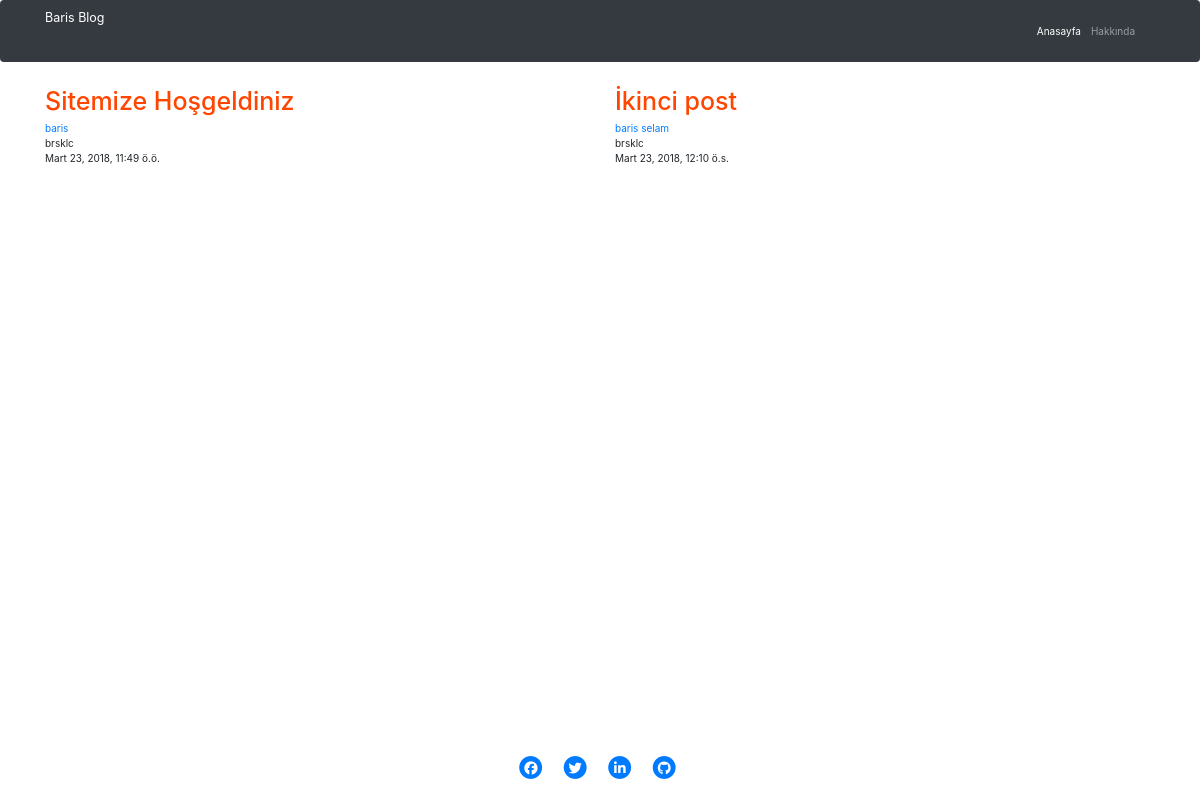
The app's page /tags/1 with its own data.
### blog/models.py (models this page shows, shortened)
class Post(models.Model):
    author = models.ForeignKey('auth.User', on_delete=models.CASCADE)
    title = models.CharField(max_length=200)
    text = models.TextField()
    created_date = models.DateTimeField(
            default=timezone.now)
    published_date = models.DateTimeField(
            blank=True, null=True)
    tags = models.ManyToManyField('blog.Tag')

class Tag(models.Model):
    name = models.CharField(max_length=50, null=False, blank=False)

### blog/views.py (the view)
# urls.py: url(r'^tags/(?P<tags_id>[\d]+)$', views.tag, name='tags'),
def tag(request, **kwargs):
    post = Post.objects.filter(tags__id=kwargs.get('tags_id'))
    return render(request, 'blog/post_list.html', {'posts':post})

### blog/templates/blog/post_list.html (shortened to what this page needs)
{% extends 'blog/base.html' %}
{% block content %}
    <nav class="navbar navbar-expand-lg navbar-dark bg-dark fixed-top">
      <div class="container">
        <a class="navbar-brand" href="{% url 'post_list' %}">Baris Blog</a>
        <div class="collapse navbar-collapse" id="navbarResponsive">
          <ul class="navbar-nav ml-auto">
            <li class="nav-item active">
              <a class="nav-link" href="{url 'post_list' %}">Anasayfa
              </a>
            </li>
            <li class="nav-item">
              <a class="nav-link" href="{% url 'about' %}">Hakkında</a>
            </li>
          </ul>
        </div>
      </div>
    </nav>
    <div class="container">
      <div class="row">
          {% for post in posts %}
            <div class="col-lg-6 col-md-6 ">
                <a href="{% url 'post_content' post_id=post.id%}"><h1 class="mt-5">{{ post.title }}</h1></a>
                {% for tag in post.tags.all %}
                    <a href="{% url 'tags' tags_id=tag.id %}">{{ tag.name }}</a>
                    {% endfor %}
              <ul class="list-unstyled">
                <li>{{ post.author }}</li>
                <li>{{ post.published_date }}</li>
              </ul>
            </div>
        {% endfor %}
      </div>
</div>
    <div>
    <footer>
        <ul class="list-inline list-social-icons mb-0 text-center">
                <li class="list-inline-item">
                  <a href="https://www.facebook.com/profile.php?id=100006635071494">
                    <span class="fa-stack fa-lg">
                      <i class="fa fa-circle fa-stack-2x"></i>
                      <i class="fa fa-facebook fa-stack-1x fa-inverse"></i>
                    </span>
                  </a>
                </li>
                <li class="list-inline-item">
                  <a href="#">
                    <span class="fa-stack fa-lg">
                      <i class="fa fa-circle fa-stack-2x"></i>
                      <i class="fa fa-twitter fa-stack-1x fa-inverse"></i>
                    </span>
                  </a>
                </li>
                <li class="list-inline-item">
                  <a href="#">
                    <span class="fa-stack fa-lg">
                      <i class="fa fa-circle fa-stack-2x"></i>
                      <i class="fa fa-linkedin fa-stack-1x fa-inverse"></i>
                    </span>
                  </a>
                </li>
                <li class="list-inline-item">
                  <a href="https://github.com/brsklc">
                    <span class="fa-stack fa-lg">
                      <p class="fa fa-circle fa-stack-2x"></p>
                      <i class="fa fa-github fa-stack-1x fa-inverse"></i>
                    </span>
                  </a>
                </li>
              </ul>
    </footer>
</div>
{% endblock %}

### blog/static/blog.css (style rules this page uses)
body { padding-top: 54px; }
@media (min-width: 992px) { body { padding-top: 56px; } }
footer { position: fixed; bottom: 0px; left: 0px; width: 100%; height: 50px; padding: 5px; background-color: transparent; }
a h1 { color: orangered; }
body { background: #fafafa; }
* { margin: 0; padding: 0; -webkit-box-sizing: border-box; -moz-box-sizing: border-box; box-sizing: border-box; }
a { color: #03658c; text-decoration: none; }
ul { list-style-type: none; }
body { font-family: 'Roboto', Arial, Helvetica, Sans-serif, Verdana; background: #dee1e3; }

### records on screen
Post: title "Sitemize Hoşgeldiniz", author "brsklc", published_date "Mart 23, 2018, 11:49 ö.ö."
Tag: name "baris"
Post: title "İkinci post", author "brsklc", published_date "Mart 23, 2018, 12:10 ö.s."
Tag: name "selam"
